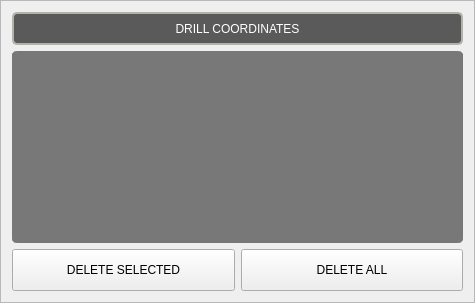
          <widget class="QFrame" name="frame">
           <property name="minimumSize">
            <size>
             <width>475</width>
             <height>0</height>
            </size>
           </property>
           <property name="maximumSize">
            <size>
             <width>475</width>
             <height>16777215</height>
            </size>
           </property>
           <property name="frameShape">
            <enum>QFrame::StyledPanel</enum>
           </property>
           <property name="frameShadow">
            <enum>QFrame::Raised</enum>
           </property>
           <layout class="QGridLayout" name="gridLayout_2">
            <item row="0" column="0">
             <layout class="QVBoxLayout" name="verticalLayout_2">
              <property name="bottomMargin">
               <number>0</number>
              </property>
              <item>
               <widget class="QLabel" name="xy_coord_header">
                <property name="minimumSize">
                 <size>
                  <width>0</width>
                  <height>33</height>
                 </size>
                </property>
                <property name="maximumSize">
                 <size>
                  <width>16777215</width>
                  <height>33</height>
                 </size>
                </property>
                <property name="styleSheet">
                 <string notr="true">QLabel{
    border-style: solid;
    border-color: rgb(176, 179, 172);
    border-width: 2px;
    border-radius: 5px;
    color: white;
    background: rgb(90, 90, 90);
	font: 15pt &quot;Bebas Kai&quot;;
}</string>
                </property>
                <property name="text">
                 <string>DRILL COORDINATES</string>
                </property>
                <property name="alignment">
                 <set>Qt::AlignCenter</set>
                </property>
               </widget>
              </item>
              <item>
               <widget class="QTableView" name="xy_coord_input">
                <property name="styleSheet">
                 <string notr="true">QTableView,
QHeaderView {
    font: 14pt &quot;Bebas Kai&quot;;
	background-color: rgb(220, 220, 220);
	color: black;
    border: none;
}

QTableView {
   	border-top: 8px rgb(120, 120, 120);
	border-left: 4px  rgb(120, 120, 120);
	border-bottom: 5px rgb(120, 120, 120);
	border-right: 4px rgb(120, 120, 120);
	border-radius: 5px;
	border-color: rgb(120, 120, 120);
	border-style: solid;
	background-color: rgb(120, 120, 120);
    gridline-color: rgb(203, 203, 203);
	alternate-background-color: rgb(90, 90, 90);
}</string>
                </property>
                <attribute name="horizontalHeaderDefaultSectionSize">
                 <number>200</number>
                </attribute>
                <attribute name="horizontalHeaderStretchLastSection">
                 <bool>true</bool>
                </attribute>
               </widget>
              </item>
              <item>
               <layout class="QHBoxLayout" name="horizontalLayout_3">
                <property name="topMargin">
                 <number>0</number>
                </property>
                <item>
                 <widget class="QPushButton" name="delete_selected_input">
                  <property name="minimumSize">
                   <size>
                    <width>150</width>
                    <height>42</height>
                   </size>
                  </property>
                  <property name="maximumSize">
                   <size>
                    <width>16777215</width>
                    <height>42</height>
                   </size>
                  </property>
                  <property name="text">
                   <string>DELETE SELECTED</string>
                  </property>
                 </widget>
                </item>
                <item>
                 <widget class="QPushButton" name="delete_all_input">
                  <property name="minimumSize">
                   <size>
                    <width>150</width>
                    <height>42</height>
                   </size>
                  </property>
                  <property name="maximumSize">
                   <size>
                    <width>16777215</width>
                    <height>42</height>
                   </size>
                  </property>
                  <property name="text">
                   <string>DELETE ALL</string>
                  </property>
                 </widget>
                </item>
               </layout>
              </item>
             </layout>
            </item>
           </layout>
          </widget>
